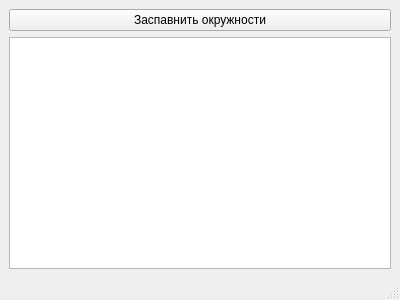
<?xml version="1.0" encoding="UTF-8"?>
<ui version="4.0">
 <class>MainWindow</class>
 <widget class="QMainWindow" name="MainWindow">
  <property name="geometry">
   <rect>
    <x>0</x>
    <y>0</y>
    <width>400</width>
    <height>300</height>
   </rect>
  </property>
  <property name="windowTitle">
   <string>MainWindow</string>
  </property>
  <widget class="QWidget" name="centralwidget">
   <layout class="QVBoxLayout" name="verticalLayout">
    <item>
     <widget class="QPushButton" name="pushButton">
      <property name="text">
       <string>Заспавнить окружности</string>
      </property>
     </widget>
    </item>
    <item>
     <widget class="QGraphicsView" name="graphicsView"/>
    </item>
   </layout>
  </widget>
  <widget class="QMenuBar" name="menubar">
   <property name="geometry">
    <rect>
     <x>0</x>
     <y>0</y>
     <width>400</width>
     <height>26</height>
    </rect>
   </property>
  </widget>
  <widget class="QStatusBar" name="statusbar"/>
 </widget>
 <resources/>
 <connections>
  <connection>
   <sender>pushButton</sender>
   <signal>clicked()</signal>
   <receiver>MainWindow</receiver>
   <slot>add_circle()</slot>
   <hints>
    <hint type="sourcelabel">
     <x>400</x>
     <y>149</y>
    </hint>
    <hint type="destinationlabel">
     <x>480</x>
     <y>160</y>
    </hint>
   </hints>
  </connection>
 </connections>
</ui>
